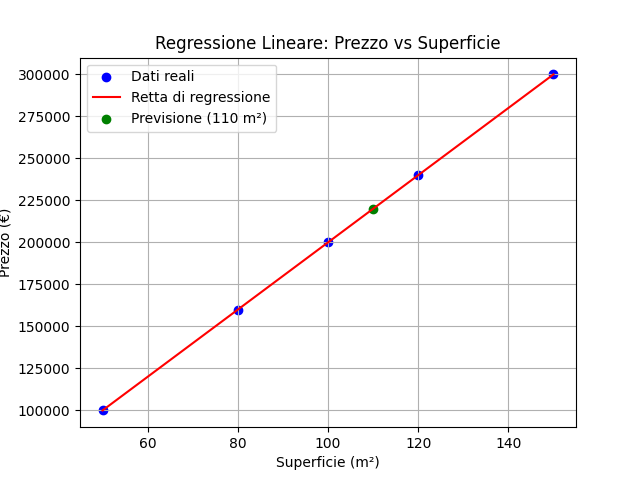

Write Python code to recreate this figure.
# 📦 Importa le librerie necessarie
import matplotlib.pyplot as plt
from sklearn.linear_model import LinearRegression
import numpy as np

# 📊 Dati sintetici: superficie (m²) e prezzo (€)
X = np.array([[50], [80], [100], [120], [150]])  # Area in m²
y = np.array([100000, 160000, 200000, 240000, 300000])  # Prezzo in €

# 🧠 Crea e allena il modello
model = LinearRegression()
model.fit(X, y)

# 🔮 Previsione: quanto vale una casa di 110 m²?
X_new = np.array([[110]])
y_pred = model.predict(X_new)
print(f"Prezzo stimato per 110 m²: €{int(y_pred[0])}")

# 📈 Visualizza i dati e la retta di regressione
plt.scatter(X, y, color='blue', label='Dati reali')
plt.plot(X, model.predict(X), color='red', label='Retta di regressione')
plt.scatter(X_new, y_pred, color='green', label='Previsione (110 m²)')
plt.xlabel('Superficie (m²)')
plt.ylabel('Prezzo (€)')
plt.title('Regressione Lineare: Prezzo vs Superficie')
plt.legend()
plt.grid(True)
plt.show()
